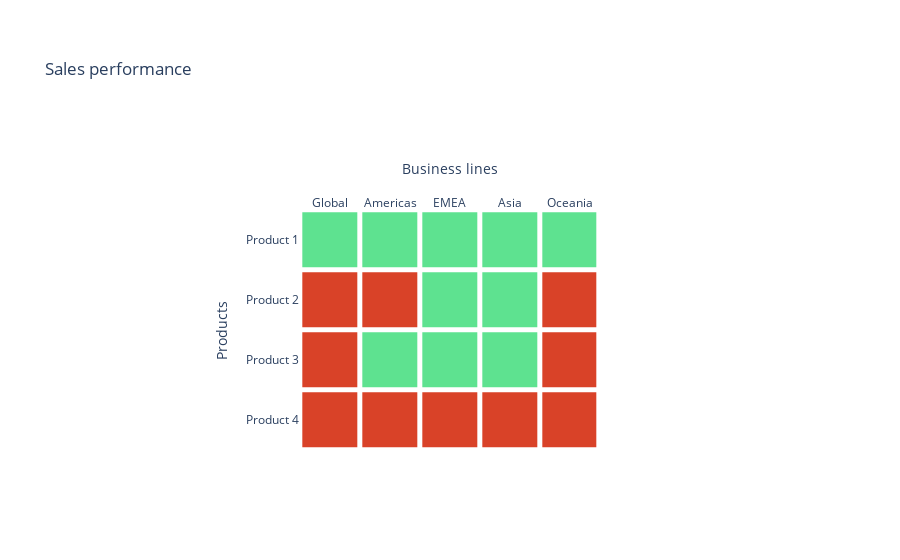

The notebook cell saved with this chart:
### Code cell
fig = go.Figure()

config = {'displayModeBar': False}

fig = px.imshow(df,
                labels=dict(x="Business lines", y="Products", color="Sales"),
                x=['Global', 'Americas', 'EMEA', 'Asia', 'Oceania'],
                y=['Product 1', 'Product 2', 'Product 3', 'Product 4'],
               )
fig.update_xaxes(side="top")

fig.update_traces(xgap=5, selector=dict(type='heatmap'))
fig.update_traces(ygap=5, selector=dict(type='heatmap'))

fig.update_traces(dict(showscale=False, 
                       coloraxis=None, 
                       colorscale=[[0, "#d94228"],[0.5, "#d94228"],[0.5, "#5ee290"],[1.0, "#5ee290"]],),
                  selector={'type':'heatmap'})

fig.update_layout(
    title='Sales performance',
    plot_bgcolor="#ffffff",
    margin=dict(l=0, r=0, t=150, b=50),
    height=500,
    showlegend=False,
    xaxis_nticks=36)


fig.show(config=config)

### Figure 1 — Plotly figure (JSON) as saved in the notebook; plotly's stock layout.template omitted (floating-point values rounded to 4 significant figures)
{"data": [{"colorscale": [[0, "#d94228"], [0.5, "#d94228"], [0.5, "#5ee290"], [1, "#5ee290"]], "hovertemplate": "Business lines: %{x}<br>Products: %{y}<br>Sales: %{z}<extra></extra>", "name": "0", "showscale": false, "type": "heatmap", "x": ["Global", "Americas", "EMEA", "Asia", "Oceania"], "xaxis": "x", "xgap": 5, "y": ["Product 1", "Product 2", "Product 3", "Product 4"], "yaxis": "y", "ygap": 5, "z": [[54.25, 65, 52, 51, 49], [20, 16, 60, 80, 30], [30, 60, 51, 59, 20], [40, 30, 12, 25, 20]]}], "layout": {"autosize": true, "coloraxis": {"colorbar": {"title": {"text": "Sales"}}, "colorscale": [[0, "#0d0887"], [0.1111, "#46039f"], [0.2222, "#7201a8"], [0.3333, "#9c179e"], [0.4444, "#bd3786"], [0.5556, "#d8576b"], [0.6667, "#ed7953"], [0.7778, "#fb9f3a"], [0.8889, "#fdca26"], [1, "#f0f921"]]}, "margin": {"b": 50, "l": 0, "r": 0, "t": 150}, "plot_bgcolor": "#ffffff", "showlegend": false, "title": {"text": "Sales performance"}, "xaxis": {"anchor": "y", "autorange": true, "constrain": "domain", "domain": [0.3336, 0.6664], "nticks": 36, "range": [-0.5, 4.5], "scaleanchor": "y", "side": "top", "title": {"text": "Business lines"}, "type": "category"}, "yaxis": {"anchor": "x", "autorange": true, "constrain": "domain", "domain": [0, 1], "range": [3.5, -0.5], "title": {"text": "Products"}, "type": "category"}}}
